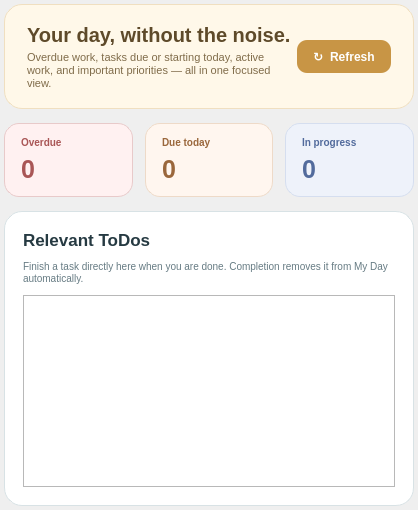
         <widget class="QWidget" name="pageMyDay">
          <layout class="QVBoxLayout" name="pageMyDayLayout">
           <property name="spacing">
            <number>14</number>
           </property>
           <property name="leftMargin">
            <number>4</number>
           </property>
           <property name="topMargin">
            <number>4</number>
           </property>
           <property name="rightMargin">
            <number>4</number>
           </property>
           <property name="bottomMargin">
            <number>4</number>
           </property>
           <item>
            <widget class="QFrame" name="myDayIntro">
             <property name="styleSheet">
              <string>QFrame#myDayIntro{background:#FFF8E9;border:1px solid #F0DFC0;border-radius:18px;} QLabel{background:transparent;}</string>
             </property>
             <layout class="QHBoxLayout" name="myDayIntroLayout">
              <property name="leftMargin">
               <number>22</number>
              </property>
              <property name="topMargin">
               <number>18</number>
              </property>
              <property name="rightMargin">
               <number>22</number>
              </property>
              <property name="bottomMargin">
               <number>18</number>
              </property>
              <item>
               <layout class="QVBoxLayout" name="myDayIntroTextLayout">
                <property name="spacing">
                 <number>4</number>
                </property>
                <item>
                 <widget class="QLabel" name="lblMyDayTitle">
                  <property name="text">
                   <string>Your day, without the noise.</string>
                  </property>
                  <property name="styleSheet">
                   <string>font-size:20px;font-weight:900;color:#5E4A2A;</string>
                  </property>
                 </widget>
                </item>
                <item>
                 <widget class="QLabel" name="lblMyDayText">
                  <property name="text">
                   <string>Overdue work, tasks due or starting today, active work, and important priorities — all in one focused view.</string>
                  </property>
                  <property name="styleSheet">
                   <string>font-size:11px;color:#806C4A;</string>
                  </property>
                  <property name="wordWrap">
                   <bool>true</bool>
                  </property>
                 </widget>
                </item>
               </layout>
              </item>
              <item>
               <widget class="QPushButton" name="btnRefreshMyDay">
                <property name="text">
                 <string>↻  Refresh</string>
                </property>
                <property name="styleSheet">
                 <string>QPushButton{background:#C89545;color:#FFFFFF;border:0;border-radius:10px;padding:9px 16px;font-weight:850;} QPushButton:hover{background:#B58337;}</string>
                </property>
               </widget>
              </item>
             </layout>
            </widget>
           </item>
           <item>
            <layout class="QHBoxLayout" name="myDayKpiLayout">
             <property name="spacing">
              <number>12</number>
             </property>
             <item>
              <widget class="QFrame" name="lblMyDayOverdueCard">
               <property name="styleSheet">
                <string>QFrame#lblMyDayOverdueCard{background:#FFF1F1;border:1px solid #E8CACA;border-radius:15px;} QLabel{background:transparent;}</string>
               </property>
               <layout class="QVBoxLayout">
                <property name="leftMargin">
                 <number>16</number>
                </property>
                <property name="topMargin">
                 <number>12</number>
                </property>
                <property name="rightMargin">
                 <number>16</number>
                </property>
                <property name="bottomMargin">
                 <number>12</number>
                </property>
                <item>
                 <widget class="QLabel" name="lblMyDayOverdueLabel">
                  <property name="text">
                   <string>Overdue</string>
                  </property>
                  <property name="styleSheet">
                   <string>color:#A95656;font-size:10px;font-weight:800;</string>
                  </property>
                 </widget>
                </item>
                <item>
                 <widget class="QLabel" name="lblMyDayOverdueValue">
                  <property name="text">
                   <string>0</string>
                  </property>
                  <property name="styleSheet">
                   <string>color:#A95656;font-size:25px;font-weight:900;</string>
                  </property>
                 </widget>
                </item>
               </layout>
              </widget>
             </item>
             <item>
              <widget class="QFrame" name="lblMyDayDueCard">
               <property name="styleSheet">
                <string>QFrame#lblMyDayDueCard{background:#FFF6EF;border:1px solid #EEDAC8;border-radius:15px;} QLabel{background:transparent;}</string>
               </property>
               <layout class="QVBoxLayout">
                <property name="leftMargin">
                 <number>16</number>
                </property>
                <property name="topMargin">
                 <number>12</number>
                </property>
                <property name="rightMargin">
                 <number>16</number>
                </property>
                <property name="bottomMargin">
                 <number>12</number>
                </property>
                <item>
                 <widget class="QLabel" name="lblMyDayDueLabel">
                  <property name="text">
                   <string>Due today</string>
                  </property>
                  <property name="styleSheet">
                   <string>color:#9A673C;font-size:10px;font-weight:800;</string>
                  </property>
                 </widget>
                </item>
                <item>
                 <widget class="QLabel" name="lblMyDayDueValue">
                  <property name="text">
                   <string>0</string>
                  </property>
                  <property name="styleSheet">
                   <string>color:#9A673C;font-size:25px;font-weight:900;</string>
                  </property>
                 </widget>
                </item>
               </layout>
              </widget>
             </item>
             <item>
              <widget class="QFrame" name="lblMyDayProgressCard">
               <property name="styleSheet">
                <string>QFrame#lblMyDayProgressCard{background:#EEF2FA;border:1px solid #D5DEEF;border-radius:15px;} QLabel{background:transparent;}</string>
               </property>
               <layout class="QVBoxLayout">
                <property name="leftMargin">
                 <number>16</number>
                </property>
                <property name="topMargin">
                 <number>12</number>
                </property>
                <property name="rightMargin">
                 <number>16</number>
                </property>
                <property name="bottomMargin">
                 <number>12</number>
                </property>
                <item>
                 <widget class="QLabel" name="lblMyDayProgressLabel">
                  <property name="text">
                   <string>In progress</string>
                  </property>
                  <property name="styleSheet">
                   <string>color:#526B9C;font-size:10px;font-weight:800;</string>
                  </property>
                 </widget>
                </item>
                <item>
                 <widget class="QLabel" name="lblMyDayProgressValue">
                  <property name="text">
                   <string>0</string>
                  </property>
                  <property name="styleSheet">
                   <string>color:#526B9C;font-size:25px;font-weight:900;</string>
                  </property>
                 </widget>
                </item>
               </layout>
              </widget>
             </item>
            </layout>
           </item>
           <item>
            <widget class="QFrame" name="myDayTableCard">
             <property name="styleSheet">
              <string>QFrame#myDayTableCard{background:#FFFFFF;border:1px solid #D8E2E5;border-radius:18px;}</string>
             </property>
             <layout class="QVBoxLayout" name="myDayTableCardLayout">
              <property name="spacing">
               <number>10</number>
              </property>
              <property name="leftMargin">
               <number>18</number>
              </property>
              <property name="topMargin">
               <number>18</number>
              </property>
              <property name="rightMargin">
               <number>18</number>
              </property>
              <property name="bottomMargin">
               <number>18</number>
              </property>
              <item>
               <widget class="QLabel" name="lblMyDayTableTitle">
                <property name="text">
                 <string>Relevant ToDos</string>
                </property>
                <property name="styleSheet">
                 <string>font-size:17px;font-weight:850;color:#263A42;</string>
                </property>
               </widget>
              </item>
              <item>
               <widget class="QLabel" name="lblMyDayTableHelp">
                <property name="text">
                 <string>Finish a task directly here when you are done. Completion removes it from My Day automatically.</string>
                </property>
                <property name="styleSheet">
                 <string>color:#667B83;font-size:10px;</string>
                </property>
                <property name="wordWrap">
                 <bool>true</bool>
                </property>
               </widget>
              </item>
              <item>
               <widget class="QTableWidget" name="tableMyDay">
                <property name="alternatingRowColors">
                 <bool>true</bool>
                </property>
                <property name="selectionBehavior">
                 <enum>QAbstractItemView::SelectRows</enum>
                </property>
                <property name="editTriggers">
                 <set>QAbstractItemView::NoEditTriggers</set>
                </property>
               </widget>
              </item>
             </layout>
            </widget>
           </item>
          </layout>
         </widget>
